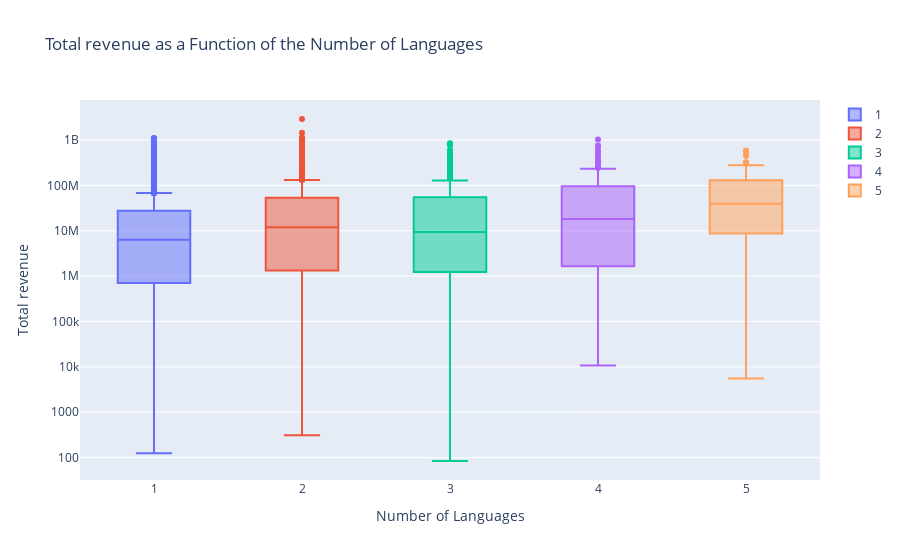

The cell this chart's notebook holds for it:
### Code cell
fig = go.Figure()
fig.add_trace(go.Box(y=language[language['num_languages'] == 1]["total_gross"], name='1'))
fig.add_trace(go.Box(y=language[language['num_languages'] == 2]["total_gross"], name='2'))
fig.add_trace(go.Box(y=language[language['num_languages'] == 3]["total_gross"], name='3'))
fig.add_trace(go.Box(y=language[language['num_languages'] == 4]["total_gross"], name='4'))
fig.add_trace(go.Box(y=language[language['num_languages'] == 5]["total_gross"], name='5'))

fig.update_layout(
    title='Total revenue as a Function of the Number of Languages',
    xaxis_title='Number of Languages',
    yaxis_title='Total revenue',
    yaxis_type='log'  # Set the y-axis scale to log
)

offline.plot(fig, filename='docs/plots/total_box_lang.html', auto_open=False)

fig.show()

### Figure 1 — Plotly figure (JSON) as saved in the notebook; plotly's stock layout.template omitted (floating-point values rounded to 4 significant figures; data arrays with more than 128 entries replaced by an {"elided": "..."} marker saying what was removed)
{"data": [{"name": "1", "type": "box", "y": {"elided": "6770 int values"}}, {"name": "2", "type": "box", "y": {"elided": "1124 int values"}}, {"name": "3", "type": "box", "y": {"elided": "406 int values"}}, {"name": "4", "type": "box", "y": {"elided": "153 int values"}}, {"name": "5", "type": "box", "y": [40877529, 150157907, 24514708, 40382788, 322161245, 43993869, 125939811, 125313839, 167258642, 552639571, 241265597, 18661336, 22605153, 51220430, 60944660, 242334110, 130444603, 175219174, 2012307, 50801052, 47074133, 211425704, 323927236, 136314294, 48208957, 90071, 8211952, 18707466, 98410061, 444100035, 258097122, 39508281, 14230455, 589580482, 130458915, 28287104, 9891303, 30036166, 2007100, 17471521, 180321933, 46436095, 1522967, 56106075, 262552893, 34946466, 75011029, 13451186, 387707, 13639115, 1981134, 3676533, 17068748, 22818256, 1484665, 108979549, 15384282, 8490712, 541953559, 110900, 9610033, 3684750, 1366926, 96560591, 14850816, 278780441, 24781, 29051, 545764, 5532, 5860770]}], "layout": {"title": {"text": "Total revenue as a Function of the Number of Languages"}, "xaxis": {"title": {"text": "Number of Languages"}}, "yaxis": {"title": {"text": "Total revenue"}, "type": "log"}}}
